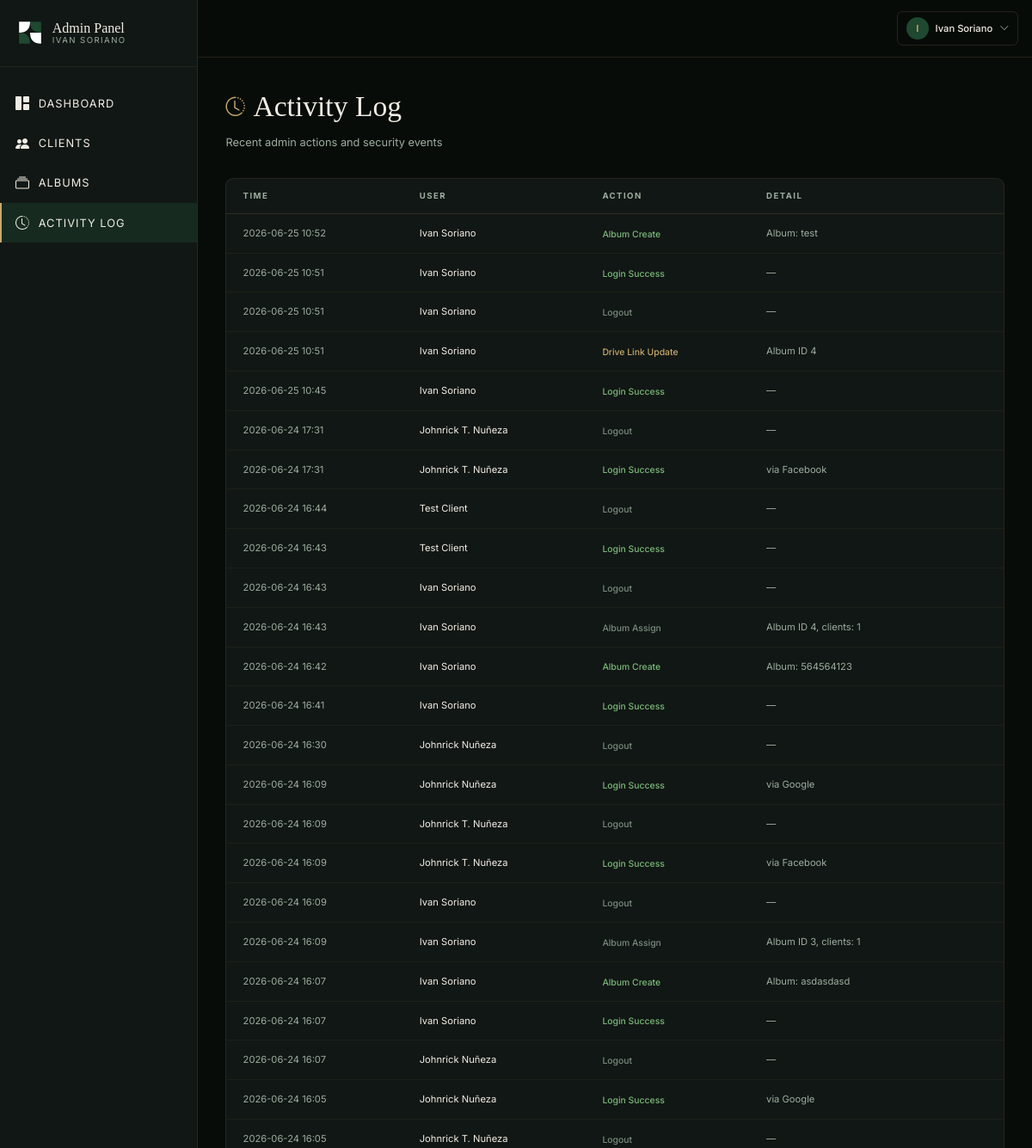
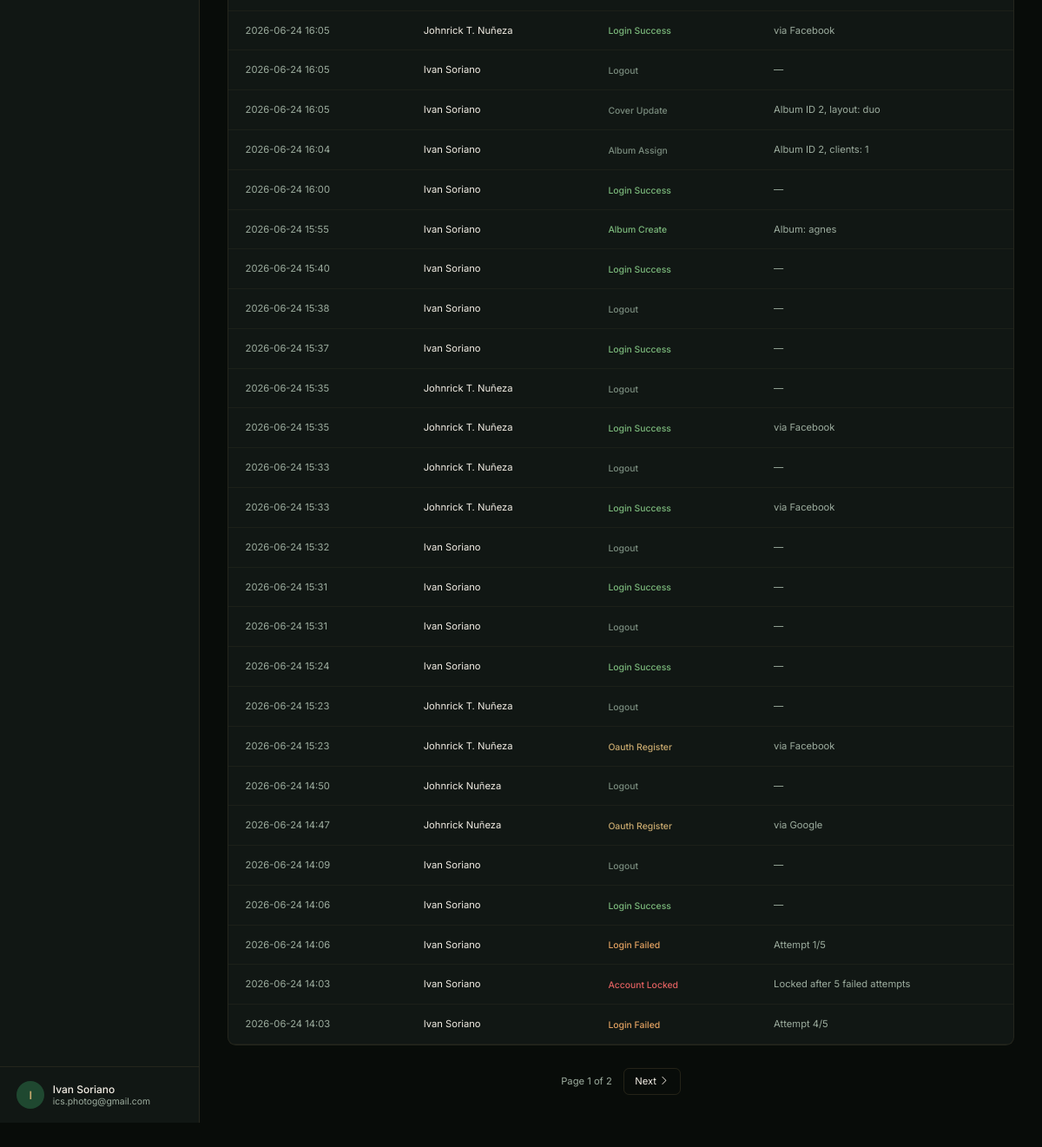
Before: /admin/logs (signed in) with the older database file (2 pictures, top to bottom).
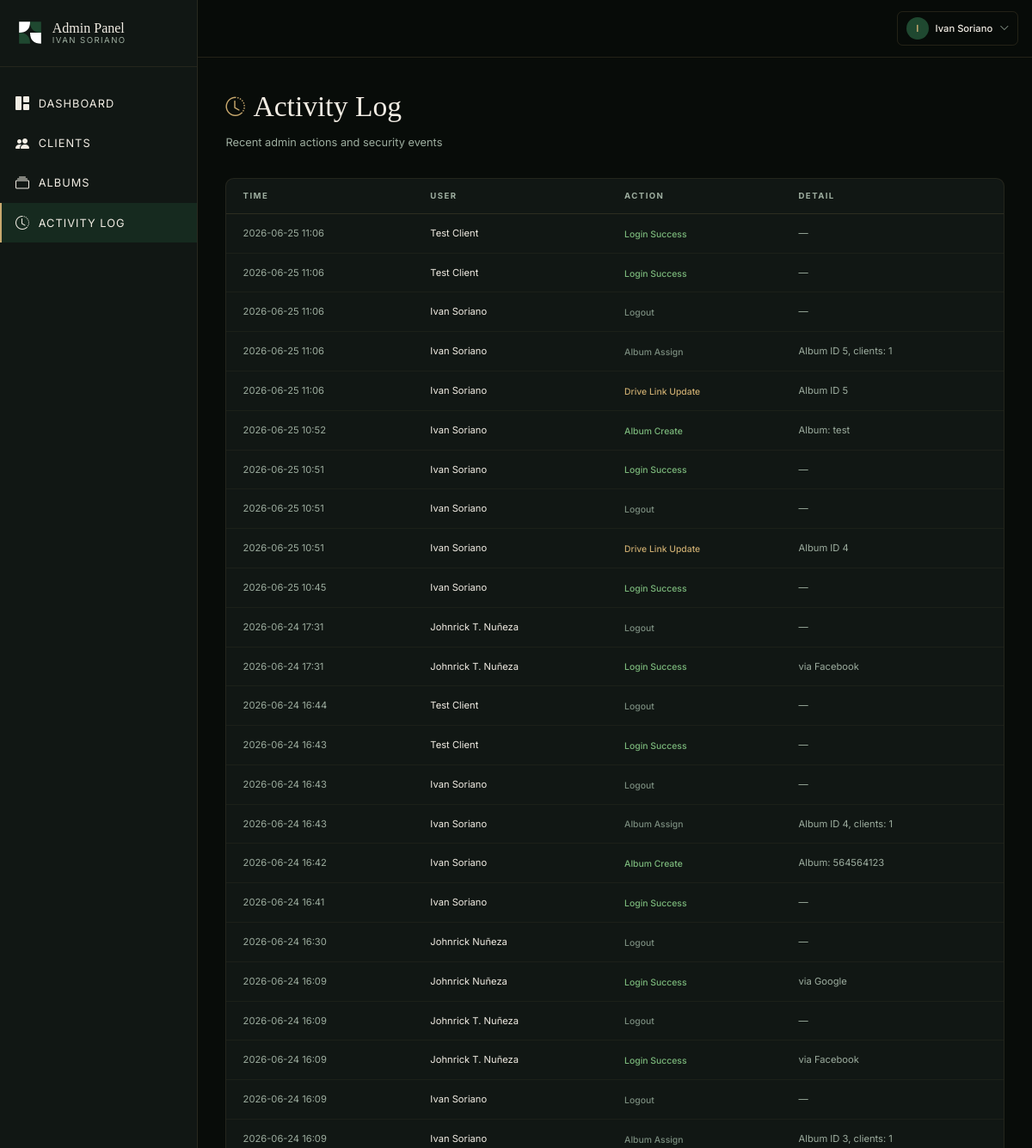
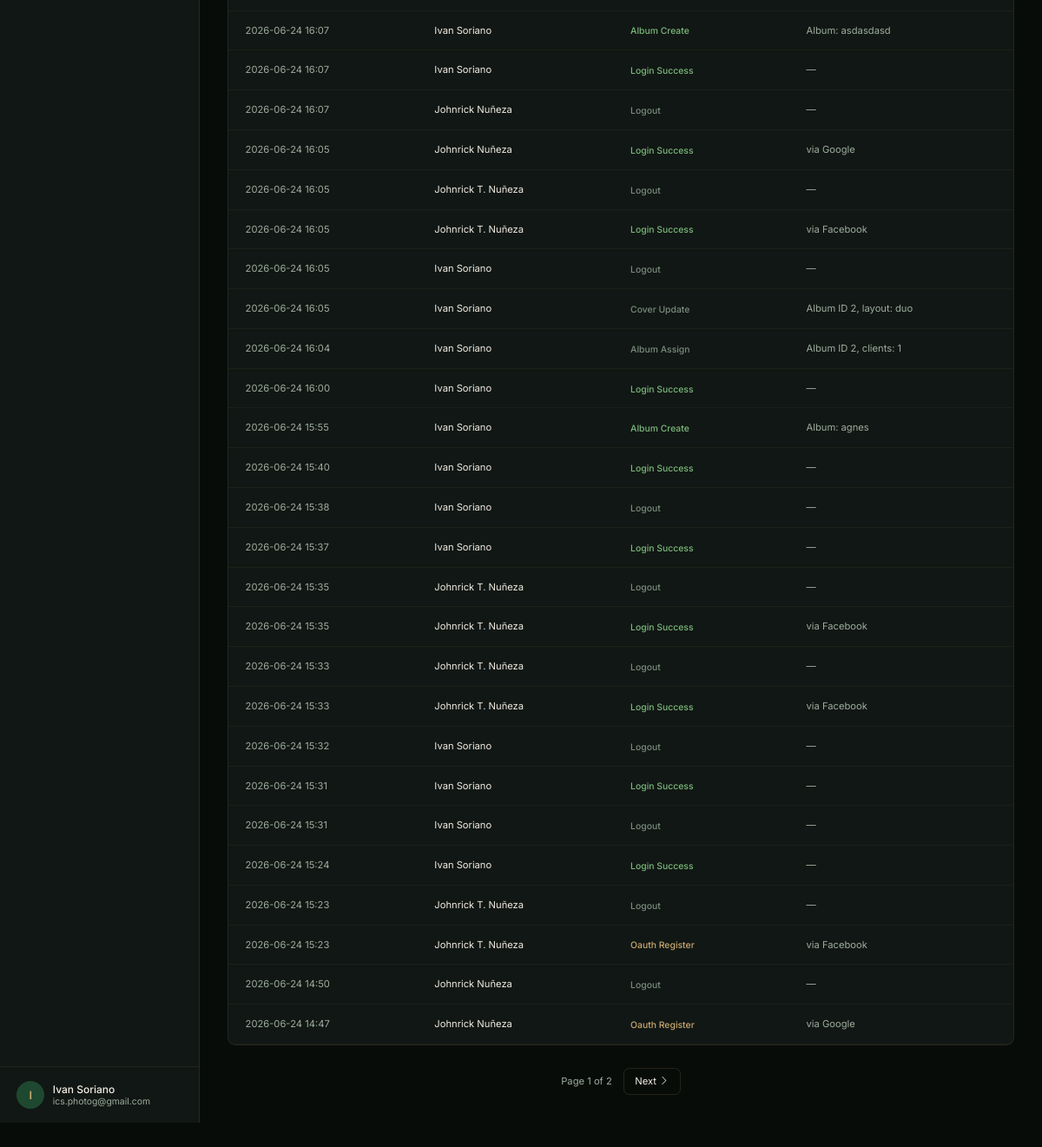
After: the same page with the newer database file (2 pictures, top to bottom).
### models.py (models this page shows, shortened)
class User(UserMixin, db.Model):
    __tablename__ = "users"
    id = db.Column(db.Integer, primary_key=True)
    email = db.Column(db.String(120), unique=True, nullable=False)
    password_hash = db.Column(db.String(256), nullable=True)
    role = db.Column(db.String(20), nullable=False, default="client")  # 'admin' or 'client'
    name = db.Column(db.String(100), nullable=False, default="")
    created_at = db.Column(db.DateTime, default=datetime.utcnow)
    failed_login_count = db.Column(db.Integer, default=0)
    locked_until = db.Column(db.DateTime, nullable=True)
    oauth_provider = db.Column(db.String(20), nullable=True)  # 'facebook', 'google', or None
    assignments = db.relationship("PhotoAssignment", backref="client", foreign_keys="PhotoAssignment.client_id", cascade="all, delete-orphan")
    @property
    def is_admin(self):
        return self.role == "admin"

class AdminLog(db.Model):
    __tablename__ = "admin_logs"
    id = db.Column(db.Integer, primary_key=True)
    user_id = db.Column(db.Integer, db.ForeignKey("users.id"), nullable=True)
    action = db.Column(db.String(100), nullable=False)
    detail = db.Column(db.Text, nullable=True)
    created_at = db.Column(db.DateTime, default=datetime.utcnow)
    user = db.relationship("User", foreign_keys=[user_id])

### admin.py (the view)
@admin_bp.route("/logs")
@admin_required
def logs():
    page = request.args.get("page", 1, type=int)
    per_page = 50
    pagination = AdminLog.query.order_by(AdminLog.created_at.desc()).paginate(
        page=page, per_page=per_page, error_out=False
    )
    return render_template("admin/logs.html", logs=pagination.items, pagination=pagination)

### admin.py (called while the page is built)
def admin_required(f):
    @wraps(f)
    @login_required
    def decorated(*args, **kwargs):
        if not current_user.is_admin:
            return redirect(url_for("client.gallery"))
        return f(*args, **kwargs)
    return decorated

### app.py (called while the page is built)
@login_manager.user_loader
def load_user(user_id):
    return User.query.get(int(user_id))

### templates/admin/logs.html (shortened to what this page needs)
{% extends "admin/base.html" %}
{% block content %}
<div class="admin-animate">
  <div class="mb-10">
    <div class="flex items-center gap-3 mb-2">
      <i class="bi bi-clock-history" style="font-size: 28px; color: var(--isp-gold);"></i>
      <h1 style="font-family: var(--font-display); color: var(--isp-cream); font-size: 42px; font-weight: 300;">Activity Log</h1>
    </div>
    <p style="color: var(--isp-text-muted); font-size: 16px;">Recent admin actions and security events</p>
  </div>
  <div class="rounded-xl overflow-hidden" style="background-color: var(--isp-bg-card); border: 1px solid rgba(200,169,110,0.1);">
    <table class="w-full">
      <thead>
        <tr style="border-bottom: 1px solid rgba(200,169,110,0.15);">
          <th class="text-left px-6 py-4 uppercase" style="font-size: 12px; letter-spacing: 0.15em; color: var(--isp-text-muted);">Time</th>
          <th class="text-left px-6 py-4 uppercase" style="font-size: 12px; letter-spacing: 0.15em; color: var(--isp-text-muted);">User</th>
          <th class="text-left px-6 py-4 uppercase" style="font-size: 12px; letter-spacing: 0.15em; color: var(--isp-text-muted);">Action</th>
          <th class="text-left px-6 py-4 uppercase" style="font-size: 12px; letter-spacing: 0.15em; color: var(--isp-text-muted);">Detail</th>
        </tr>
      </thead>
      <tbody>
        {% for log in logs %}
        <tr style="border-bottom: 1px solid rgba(200,169,110,0.06);">
          <td class="px-6 py-4" style="color: var(--isp-text-muted); font-size: 14px; white-space: nowrap;">
            {{ log.created_at.strftime('%Y-%m-%d %H:%M') }}
          </td>
          <td class="px-6 py-4" style="color: var(--isp-cream); font-size: 14px;">
            {{ log.user.name if log.user else 'System' }}
          </td>
          <td class="px-6 py-4">
            <span style="font-size: 13px; font-weight: 500; color: {{ action_colors.get(log.action, '#C8A96E') }};">
              {{ log.action.replace('_', ' ').title() }}
            </span>
          </td>
          <td class="px-6 py-4" style="color: var(--isp-text-muted); font-size: 14px;">
            {{ log.detail or '—' }}
          </td>
        </tr>
        {% else %}
        <tr>
          <td colspan="4" class="px-6 py-12 text-center" style="color: var(--isp-text-muted); font-size: 15px;">
            No activity logged yet.
          </td>
        </tr>
        {% endfor %}
      </tbody>
    </table>
  </div>
  {% if pagination.pages > 1 %}
  <div class="flex items-center justify-center gap-4 mt-8">
    <span style="color: var(--isp-text-muted); font-size: 14px;">
      Page {{ pagination.page }} of {{ pagination.pages }}
    </span>
    {% if pagination.has_next %}
    <a href="{{ url_for('admin.logs', page=pagination.next_num) }}" class="px-4 py-2 rounded-lg transition-colors hover:bg-isp-green" style="color: var(--isp-cream); font-size: 14px; border: 1px solid rgba(200,169,110,0.15);">
      Next <i class="bi bi-chevron-right"></i>
    </a>
    {% endif %}
  </div>
  {% endif %}
</div>
{% endblock %}

### templates/admin/base.html (shortened to what this page needs)
<!DOCTYPE html>
<html lang="en">
<head>
  <script src="https://cdn.tailwindcss.com"></script>
  <link rel="stylesheet" href="https://cdn.jsdelivr.net/npm/bootstrap-icons@1.11.3/font/bootstrap-icons.min.css">
  <link rel="stylesheet" href="{{ url_for('static', filename='css/styles.css') }}" />
</head>
<body style="background-color: var(--isp-bg); font-family: var(--font-body); min-height: 100vh;">
  <div class="flex items-stretch" style="min-height: 125vh;">
    <aside class="fixed lg:sticky inset-y-0 left-0 w-72 z-50 flex flex-col transition-transform duration-300 -translate-x-full lg:translate-x-0"
      id="admin-sidebar"
      style="background-color: var(--isp-bg-card); border-right: 1px solid rgba(200,169,110,0.12);">
      <div class="px-6 py-7" style="border-bottom: 1px solid rgba(200,169,110,0.1);">
        <a href="/admin/dashboard" class="flex items-center gap-3">
          <svg width="40" height="40" viewBox="0 0 100 100" fill="none" xmlns="http://www.w3.org/2000/svg">
            <path d="M10 10 H50 Q50 50 10 50 Z" fill="white" />
            <path d="M50 10 H90 V50 Q50 50 50 10 Z" fill="#1F4830" />
            <path d="M10 50 Q50 50 50 90 H10 Z" fill="#1F4830" />
            <path d="M50 50 Q50 90 90 90 V50 Z" fill="white" />
          </svg>
          <div class="flex flex-col leading-none">
            <span style="font-family: var(--font-display); color: var(--isp-cream); font-size: 20px; font-weight: 400;">
              Admin Panel
            </span>
            <span style="font-family: var(--font-body); color: var(--isp-text-muted); font-size: 12px; letter-spacing: 0.15em; text-transform: uppercase; margin-top: 2px;">
              Ivan Soriano
            </span>
          </div>
        </a>
      </div>
      <nav class="flex-1 py-6 overflow-y-auto">
        <a href="/admin/dashboard" class="admin-nav-link" style="color: var(--isp-cream);">
          <i class="bi bi-grid-1x2-fill" style="font-size: 20px;"></i> Dashboard
        </a>
        <a href="/admin/clients" class="admin-nav-link" style="color: var(--isp-cream);">
          <i class="bi bi-people-fill" style="font-size: 20px;"></i> Clients
        </a>
        <a href="/admin/albums" class="admin-nav-link" style="color: var(--isp-cream);">
          <i class="bi bi-collection" style="font-size: 20px;"></i> Albums
        </a>
        <a href="/admin/logs" class="admin-nav-link" style="color: var(--isp-cream);">
          <i class="bi bi-clock-history" style="font-size: 20px;"></i> Activity Log
        </a>
      </nav>
      <div class="px-6 py-5" style="border-top: 1px solid rgba(200,169,110,0.1);">
        <div class="flex items-center gap-3">
          <div class="w-10 h-10 rounded-full flex items-center justify-center" style="background-color: var(--isp-green); color: var(--isp-gold); font-size: 16px; font-weight: 600;">
            {{ current_user.name[0] if current_user.name else 'A' }}
          </div>
          <div class="flex flex-col leading-tight">
            <span style="color: var(--isp-cream); font-size: 15px; font-weight: 500;">{{ current_user.name }}</span>
            <span style="color: var(--isp-text-muted); font-size: 13px;">{{ current_user.email }}</span>
          </div>
        </div>
      </div>
    </aside>
    <div class="flex-1 min-w-0" style="min-height: 125vh;">
      <header class="sticky top-0 z-30 flex items-center justify-between px-5 py-4"
        style="background-color: rgba(8,12,9,0.92); backdrop-filter: blur(12px); border-bottom: 1px solid rgba(200,169,110,0.15);">
        <div class="relative">
          <button onclick="toggleUserMenu()" class="flex items-center gap-2.5 px-3 py-2 rounded-lg transition-all hover:bg-isp-green" style="border: 1px solid rgba(200,169,110,0.15);">
            <div class="w-8 h-8 rounded-full flex items-center justify-center" style="background-color: var(--isp-green); color: var(--isp-gold); font-size: 14px; font-weight: 600;">
              {{ current_user.name[0] if current_user.name else 'A' }}
            </div>
            <span class="hidden sm:inline" style="color: var(--isp-cream); font-size: 14px; font-weight: 500;">{{ current_user.name }}</span>
            <i class="bi bi-chevron-down" style="font-size: 14px; color: var(--isp-text-muted);"></i>
          </button>
        </div>
      </header>
      <main class="px-6 lg:px-10 py-10">
        {% block content %}{% endblock %}
      </main>
    </div>
  </div>
</body>
</html>

### static/css/styles.css (style rules this page uses)
body { zoom: 0.8; }
:root { --isp-green: #1F4830; --isp-green-light: #2D5A3D; --isp-green-dark: #152E20; --isp-cream: #F2EDE4; --isp-gold: #C8A96E; --isp-bg: #080C09; --isp-bg-card: #111714; --isp-bg-section: #0D120F; --isp-text-muted: #9DAD9F; --font-display: 'Cormorant Garamond', Georgia, serif; --font-body: 'Inter', system-ui, sans-serif; }
* { margin: 0; padding: 0; box-sizing: border-box; }
html, body { height: 100%; }
body { background-color: var(--isp-bg); font-family: var(--font-body); color: var(--isp-cream); -webkit-font-smoothing: antialiased; -moz-osx-font-smoothing: grayscale; }
html { scroll-behavior: smooth; }

### templates/admin/base.html (style rules this page uses)
.admin-nav-link { display: flex; align-items: center; gap: 12px; padding: 14px 20px; font-size: 16px; letter-spacing: 0.08em; text-transform: uppercase; transition: all 0.3s ease; border-left: 3px solid transparent; }
.admin-nav-link.active { background-color: rgba(31,72,48,0.4); border-left-color: var(--isp-gold); color: var(--isp-gold); }
.admin-animate { animation: fadeInUp 0.5s ease-out; }

Changed rows visible on the page:
no longer on this page (row unchanged): AdminLog: created_at "2026-06-24 14:09", user "Ivan Soriano", action.replace "Logout", detail "—"
no longer on this page (row unchanged): AdminLog: created_at "2026-06-24 14:06", user "Ivan Soriano", action.replace "Login Success", detail "—"
no longer on this page (row unchanged): AdminLog: created_at "2026-06-24 14:06", user "Ivan Soriano", action.replace "Login Failed", detail "Attempt 1/5"
no longer on this page (row unchanged): AdminLog: created_at "2026-06-24 14:03", user "Ivan Soriano", action.replace "Account Locked", detail "Locked after 5 failed attempts"
no longer on this page (row unchanged): AdminLog: created_at "2026-06-24 14:03", user "Ivan Soriano", action.replace "Login Failed", detail "Attempt 4/5"
added AdminLog: created_at "2026-06-25 11:06", user "Test Client", action.replace "Login Success", detail "—"
added AdminLog: created_at "2026-06-25 11:06", user "Test Client", action.replace "Login Success", detail "—"
added AdminLog: created_at "2026-06-25 11:06", user "Ivan Soriano", action.replace "Logout", detail "—"
added AdminLog: created_at "2026-06-25 11:06", user "Ivan Soriano", action.replace "Album Assign", detail "Album ID 5, clients: 1"
added AdminLog: created_at "2026-06-25 11:06", user "Ivan Soriano", action.replace "Drive Link Update", detail "Album ID 5"
